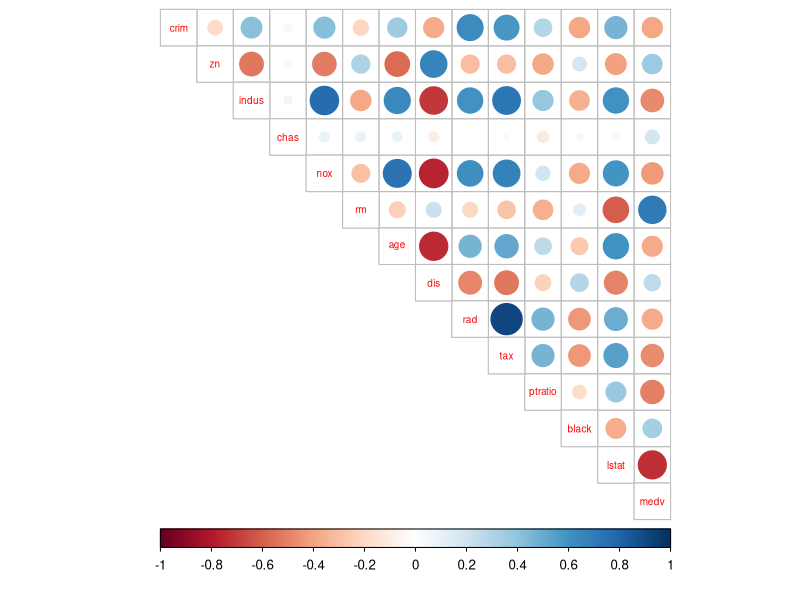
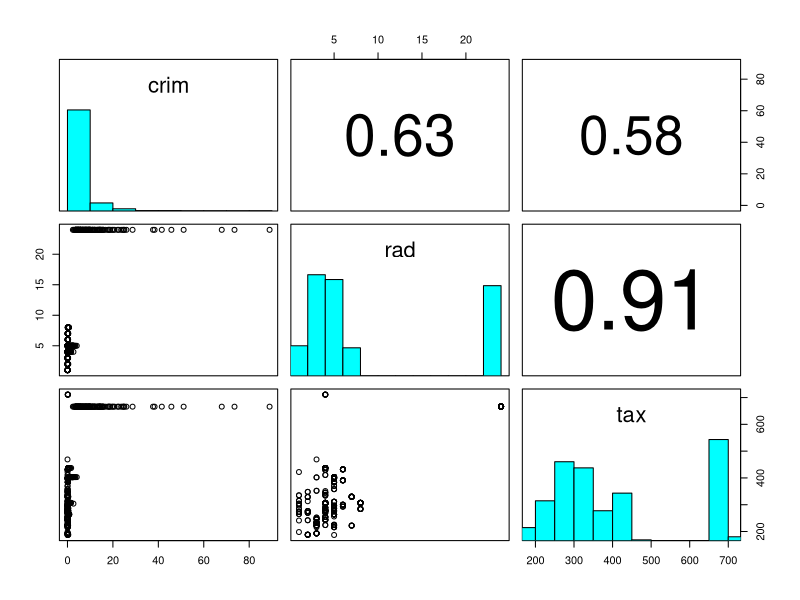
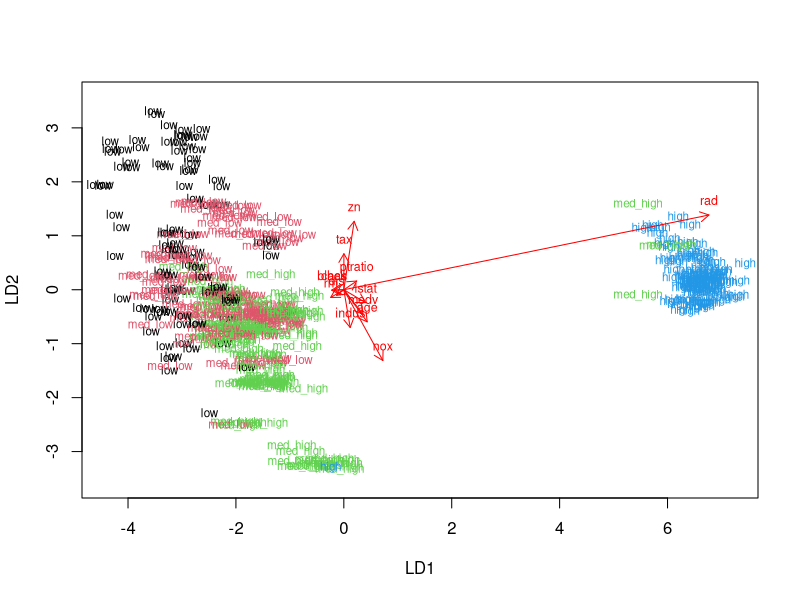
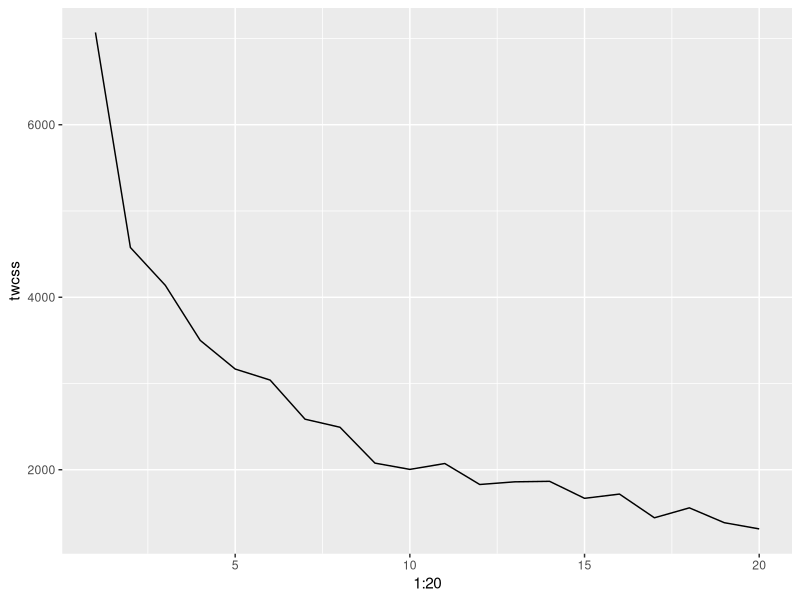
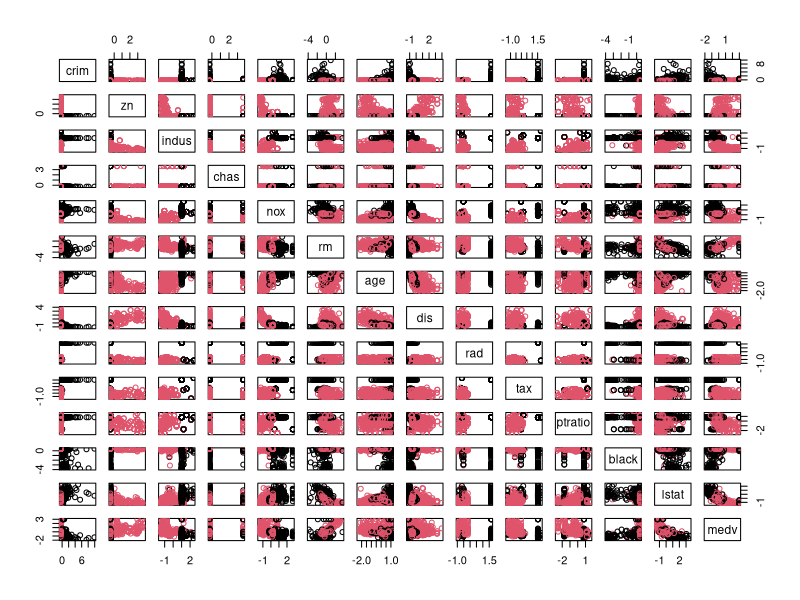
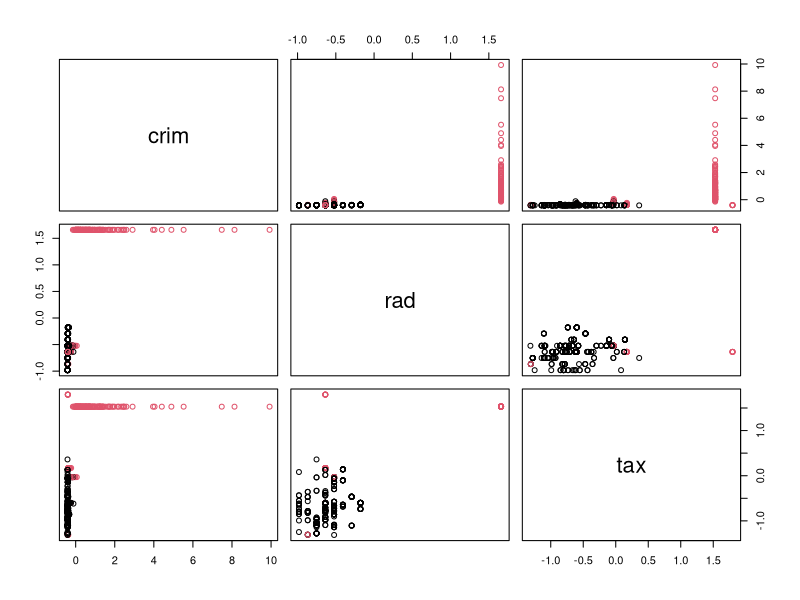
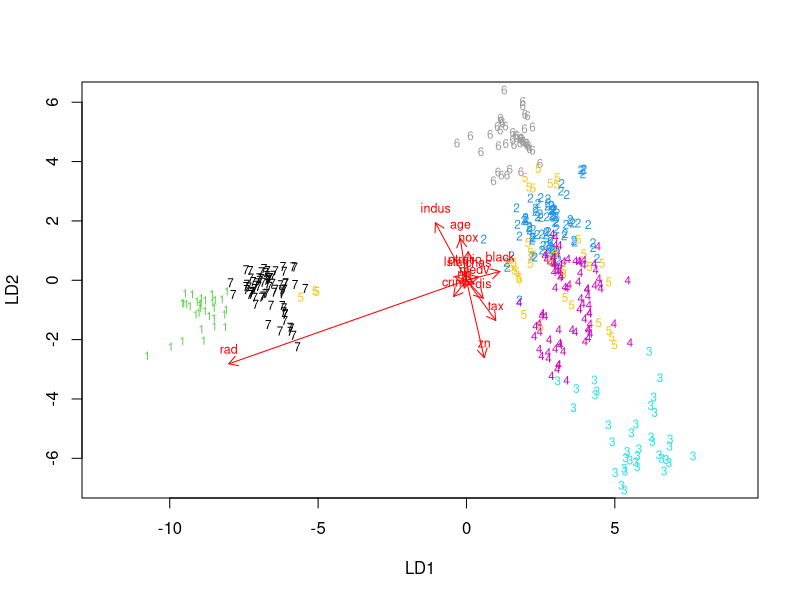

Write R code to recreate these figures, in order.
## ---- chunk 1
library(MASS)
library(dplyr)
library(tidyverse)
data("Boston")
str(Boston)

## ---- chunk 2
summary(Boston)
library("ggplot2")
panel.hist <- function(x, ...)
{
    usr <- par("usr"); on.exit(par(usr))
    par(usr = c(usr[1:2], 0, 1.5) )
    h <- hist(x, plot = FALSE)
    breaks <- h$breaks; nB <- length(breaks)
    y <- h$counts; y <- y/max(y)
    rect(breaks[-nB], 0, breaks[-1], y, col = "cyan", ...)
}
panel.cor <- function(x, y, digits = 2, prefix = "", cex.cor, ...)
{
    usr <- par("usr"); on.exit(par(usr))
    par(usr = c(0, 1, 0, 1))
    r <- abs(cor(x, y))
    txt <- format(c(r, 0.123456789), digits = digits)[1]
    txt <- paste0(prefix, txt)
    if(missing(cex.cor)) cex.cor <- 0.8/strwidth(txt)
    text(0.5, 0.5, txt, cex = cex.cor * r)
}

#pairs(Boston, diag.panel=panel.hist, upper.panel=panel.cor)
## ---- chunk 3
library(corrplot)
cor_matrix<-cor(Boston) %>% round(digits=2)
corrplot(cor_matrix, method="circle", type="upper", cl.pos="b", tl.pos="d", tl.cex=0.6)
## ---- chunk 4
selected <- c(1,9,10)
pairs(Boston[selected], diag.panel=panel.hist, upper.panel=panel.cor)
#summary(Boston$crim)
#summary(Boston$tax)
#summary(Boston$rad)
## ---- chunk 5
boston_scaled <- scale(Boston)
boston_scaled <- as.data.frame(boston_scaled)
summary(boston_scaled)
## ---- chunk 6
bins <- quantile(boston_scaled$crim)
crime <- cut(boston_scaled$crim, breaks = bins, include.lowest = TRUE, label=c("low","med_low","med_high","high"))

boston_scaled <- dplyr::select(boston_scaled, -crim)
boston_scaled <- data.frame(boston_scaled, crime)
## ---- chunk 7
summary(boston_scaled$crime)
## ---- chunk 8
# Divide the dataset into train and test subsets:
n <- nrow(boston_scaled)

# choose randomly 80% of the rows
ind <- sample(n,  size = n * 0.8)

# create train set
train <- boston_scaled[ind,]

# create test set 
test <- boston_scaled[-ind,]
## ---- chunk 9
str(train)
## ---- chunk 10
str(test)
## ---- chunk 11
lda.fit <- lda(crime ~ ., data = train)
# the function for lda biplot a~ .rrows
lda.arrows <- function(x, myscale = 1, arrow_heads = 0.1, color = "red", tex = 0.75, choices = c(1,2)){
  heads <- coef(x)
  arrows(x0 = 0, y0 = 0, 
         x1 = myscale * heads[,choices[1]], 
         y1 = myscale * heads[,choices[2]], col=color, length = arrow_heads)
  text(myscale * heads[,choices], labels = row.names(heads), 
       cex = tex, col=color, pos=3)
}

# target classes as numeric
classes <- as.numeric(train$crime)

# plot the lda results
plot(lda.fit, dimen = 2, col=classes, pch=classes)
lda.arrows(lda.fit, myscale = 2)
## ---- chunk 12
correct_classes <- test$crime
test <- dplyr::select(test, -crime)
lda.pred <- predict(lda.fit, newdata = test)
table(correct = correct_classes, predicted = lda.pred$class)
## ---- chunk 13
data(Boston)
boston_scaled <- scale(Boston)
euc_dist <- dist(boston_scaled)
km <-kmeans(boston_scaled, centers = 3)
## ---- chunk 14
twcss <- sapply(1:20, function(k){kmeans(boston_scaled, k)$tot.withinss})
qplot(x = 1:20, y = twcss, geom = 'line')
## ---- chunk 15
km <-kmeans(boston_scaled, centers = 2)
pairs(boston_scaled, col = km$cluster)
## ---- chunk 16
km <-kmeans(boston_scaled, centers = 2)
pairs(boston_scaled[,selected], col = km$cluster)
## ---- chunk 17
# scale variables and set as data frame class
boston_scaled <- scale(boston_scaled)
boston_scaled <- as.data.frame(boston_scaled)

# k-means on 7 clusters
km <-kmeans(boston_scaled, centers = 7)
cluster <- km$cluster
boston_scaled <- data.frame(boston_scaled,cluster)

# divide train and test datasets
ind <- sample(n,  size = n * 0.8)
train <- boston_scaled[ind,]
test <- boston_scaled[-ind,]
## ---- chunk 18
lda.fit <- lda(cluster ~ ., data = train)
# the function for lda biplot a~ .rrows
lda.arrows <- function(x, myscale = 1, arrow_heads = 0.1, color = "red", tex = 0.75, choices = c(1,2)){
  heads <- coef(x)
  arrows(x0 = 0, y0 = 0, 
         x1 = myscale * heads[,choices[1]], 
         y1 = myscale * heads[,choices[2]], col=color, length = arrow_heads)
  text(myscale * heads[,choices], labels = row.names(heads), 
       cex = tex, col=color, pos=3)
}

# target classes as numeric
classes <- as.numeric(train$cluster)

# plot the lda results
plot(lda.fit, dimen = 2, col=classes+2, pch=classes)
lda.arrows(lda.fit, myscale = 2)
## ---- chunk 19
correct_classes <- test$cluster
test <- dplyr::select(test, -cluster)
lda.pred <- predict(lda.fit, newdata = test)
table(correct = correct_classes %>% round(digits=2), predicted = lda.pred$class %>% as.numeric %>% round(digits=2))
